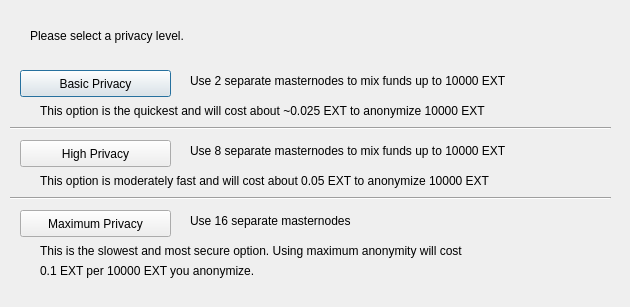
<?xml version="1.0" encoding="UTF-8"?>
<ui version="4.0">
 <class>DarksendConfig</class>
 <widget class="QDialog" name="DarksendConfig">
  <property name="geometry">
   <rect>
    <x>0</x>
    <y>0</y>
    <width>630</width>
    <height>307</height>
   </rect>
  </property>
  <property name="windowTitle">
   <string>Configure Darksend</string>
  </property>
  <widget class="QPushButton" name="buttonBasic">
   <property name="geometry">
    <rect>
     <x>20</x>
     <y>70</y>
     <width>151</width>
     <height>27</height>
    </rect>
   </property>
   <property name="text">
    <string>Basic Privacy</string>
   </property>
  </widget>
  <widget class="QPushButton" name="buttonHigh">
   <property name="geometry">
    <rect>
     <x>20</x>
     <y>140</y>
     <width>151</width>
     <height>27</height>
    </rect>
   </property>
   <property name="text">
    <string>High Privacy</string>
   </property>
  </widget>
  <widget class="QPushButton" name="buttonMax">
   <property name="geometry">
    <rect>
     <x>20</x>
     <y>210</y>
     <width>151</width>
     <height>27</height>
    </rect>
   </property>
   <property name="text">
    <string>Maximum Privacy</string>
   </property>
  </widget>
  <widget class="QLabel" name="label">
   <property name="geometry">
    <rect>
     <x>30</x>
     <y>20</y>
     <width>571</width>
     <height>31</height>
    </rect>
   </property>
   <property name="text">
    <string>Please select a privacy level.</string>
   </property>
  </widget>
  <widget class="QLabel" name="label_2">
   <property name="geometry">
    <rect>
     <x>190</x>
     <y>70</y>
     <width>421</width>
     <height>21</height>
    </rect>
   </property>
   <property name="text">
    <string>Use 2 separate masternodes to mix funds up to 10000 EXT</string>
   </property>
  </widget>
  <widget class="QLabel" name="label_3">
   <property name="geometry">
    <rect>
     <x>190</x>
     <y>140</y>
     <width>411</width>
     <height>21</height>
    </rect>
   </property>
   <property name="text">
    <string>Use 8 separate masternodes to mix funds up to 10000 EXT</string>
   </property>
  </widget>
  <widget class="QLabel" name="label_4">
   <property name="geometry">
    <rect>
     <x>190</x>
     <y>210</y>
     <width>421</width>
     <height>21</height>
    </rect>
   </property>
   <property name="text">
    <string>Use 16 separate masternodes</string>
   </property>
  </widget>
  <widget class="QLabel" name="label_6">
   <property name="geometry">
    <rect>
     <x>40</x>
     <y>100</y>
     <width>561</width>
     <height>21</height>
    </rect>
   </property>
   <property name="text">
    <string>This option is the quickest and will cost about ~0.025 EXT to anonymize 10000 EXT</string>
   </property>
  </widget>
  <widget class="QLabel" name="label_7">
   <property name="geometry">
    <rect>
     <x>40</x>
     <y>170</y>
     <width>561</width>
     <height>21</height>
    </rect>
   </property>
   <property name="text">
    <string>This option is moderately fast and will cost about 0.05 EXT to anonymize 10000 EXT</string>
   </property>
  </widget>
  <widget class="QLabel" name="label_8">
   <property name="geometry">
    <rect>
     <x>40</x>
     <y>240</y>
     <width>561</width>
     <height>21</height>
    </rect>
   </property>
   <property name="text">
    <string>This is the slowest and most secure option. Using maximum anonymity will cost</string>
   </property>
  </widget>
  <widget class="QLabel" name="label_9">
   <property name="geometry">
    <rect>
     <x>40</x>
     <y>260</y>
     <width>561</width>
     <height>21</height>
    </rect>
   </property>
   <property name="text">
    <string>0.1 EXT per 10000 EXT you anonymize.</string>
   </property>
  </widget>
  <widget class="Line" name="line">
   <property name="geometry">
    <rect>
     <x>10</x>
     <y>120</y>
     <width>601</width>
     <height>16</height>
    </rect>
   </property>
   <property name="orientation">
    <enum>Qt::Horizontal</enum>
   </property>
  </widget>
  <widget class="Line" name="line_2">
   <property name="geometry">
    <rect>
     <x>10</x>
     <y>190</y>
     <width>601</width>
     <height>16</height>
    </rect>
   </property>
   <property name="orientation">
    <enum>Qt::Horizontal</enum>
   </property>
  </widget>
 </widget>
 <resources/>
 <connections/>
</ui>
